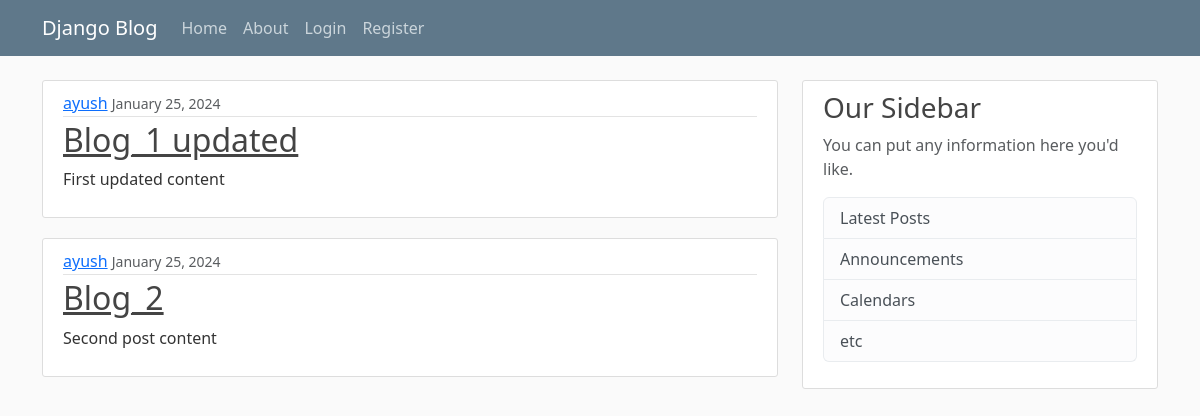
The page / on the database its author committed.
### blog/models.py (models this page shows, shortened)
class Post(models.Model):
    title = models.CharField(max_length = 100)
    content = models.TextField()
    date_posted = models.DateTimeField(default = timezone.now)
    author = models.ForeignKey(User, on_delete = models.CASCADE)

### blog/views.py (the view)
# urls.py: path('', views.home, name="blog_home"),
def home(request):
    return render(request, "blog/home.html",{
        'posts':Post.objects.all()
    })

### blog/templates/blog/home.html
{% extends "blog/base.html"%}
{% block content%}
    {%  for post in posts %}
    <article class="media content-section">
        <div class="media-body">
          <div class="article-metadata">
            <a class="mr-2" href="#">{{ post.author }}</a>
            <small class="text-muted">{{ post.date_posted|date:"F d, Y" }}</small>
          </div>
          <h2><a class="article-title" href="#">{{ post.title }}</a></h2>
          <p class="article-content">{{ post.content }}</p>
        </div>
      </article>
    {% endfor %}
{% endblock content%}

### blog/static/blog/main.css (style rules this page uses)
body { background: #fafafa; color: #333333; margin-top: 5rem; }
h1, h2, h3, h4, h5, h6 { color: #444444; }
.content-section { background: #ffffff; padding: 10px 20px; border: 1px solid #dddddd; border-radius: 3px; margin-bottom: 20px; }
.article-title { color: #444444; }
.article-content { white-space: pre-line; }
.article-metadata { padding-bottom: 1px; margin-bottom: 4px; border-bottom: 1px solid #e3e3e3 }

### rows shown on the page
Post: author "ayush", date_posted "January 25, 2024", title "Blog_1 updated", content "First updated content"
Post: author "ayush", date_posted "January 25, 2024", title "Blog_2", content "Second post content"
